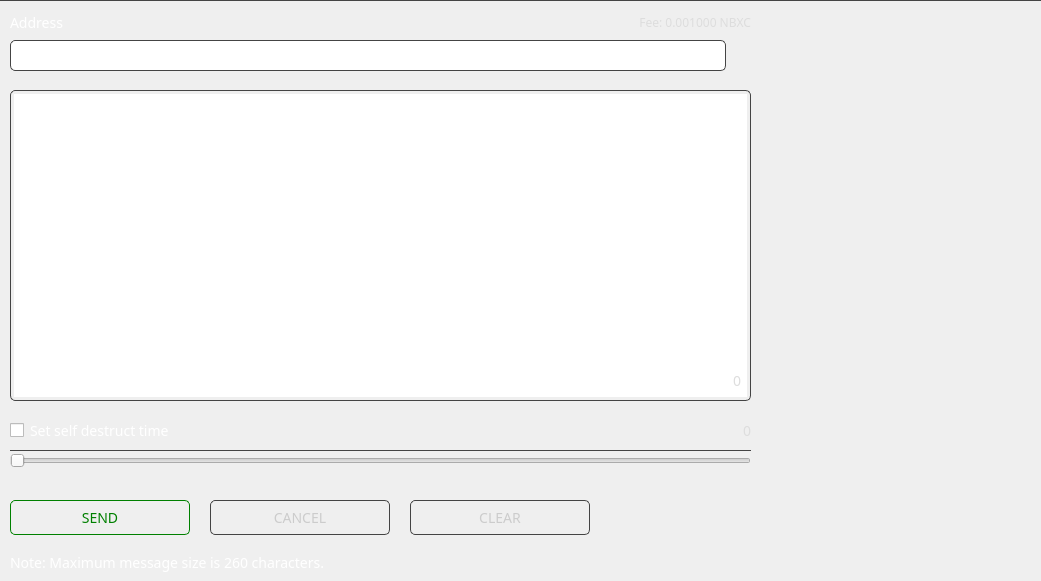
     <widget class="QGroupBox" name="newMessageBox">
      <property name="geometry">
       <rect>
        <x>210</x>
        <y>105</y>
        <width>1041</width>
        <height>581</height>
       </rect>
      </property>
      <property name="styleSheet">
       <string notr="true">border-top: 1px solid #444; font-family: 'Poppins';</string>
      </property>
      <property name="title">
       <string/>
      </property>
      <widget class="QPushButton" name="m_sendMessageButton">
       <property name="geometry">
        <rect>
         <x>10</x>
         <y>500</y>
         <width>180</width>
         <height>35</height>
        </rect>
       </property>
       <property name="minimumSize">
        <size>
         <width>180</width>
         <height>35</height>
        </size>
       </property>
       <property name="maximumSize">
        <size>
         <width>180</width>
         <height>35</height>
        </size>
       </property>
       <property name="font">
        <font>
         <family>Poppins</family>
         <pointsize>-1</pointsize>
        </font>
       </property>
       <property name="styleSheet">
        <string notr="true">QPushButton#m_sendMessageButton {color: green; ; border: 1px solid green; font-size: 14px; border-radius: 5px; font-family: 'Poppins';}

QPushButton#m_sendMessageButton:hover {color:#FFD700; ; border: 1px solid green; font-size: 14px; border-radius: 5px;font-family: 'Poppins';}</string>
       </property>
       <property name="text">
        <string>SEND</string>
       </property>
      </widget>
      <widget class="QLabel" name="m_messageFee">
       <property name="geometry">
        <rect>
         <x>400</x>
         <y>10</y>
         <width>351</width>
         <height>25</height>
        </rect>
       </property>
       <property name="minimumSize">
        <size>
         <width>100</width>
         <height>25</height>
        </size>
       </property>
       <property name="maximumSize">
        <size>
         <width>360</width>
         <height>16777215</height>
        </size>
       </property>
       <property name="font">
        <font>
         <family>Poppins</family>
         <pointsize>-1</pointsize>
        </font>
       </property>
       <property name="styleSheet">
        <string notr="true">color: #ddd; font-size: 12px; font-family: 'Poppins';
border: none;</string>
       </property>
       <property name="text">
        <string notr="true">Fee: 0.001000 NBXC</string>
       </property>
       <property name="alignment">
        <set>Qt::AlignRight|Qt::AlignTrailing|Qt::AlignVCenter</set>
       </property>
      </widget>
      <widget class="QPushButton" name="m_cancelMessageButton">
       <property name="geometry">
        <rect>
         <x>210</x>
         <y>500</y>
         <width>180</width>
         <height>35</height>
        </rect>
       </property>
       <property name="minimumSize">
        <size>
         <width>180</width>
         <height>35</height>
        </size>
       </property>
       <property name="maximumSize">
        <size>
         <width>180</width>
         <height>35</height>
        </size>
       </property>
       <property name="font">
        <font>
         <family>Poppins</family>
         <pointsize>-1</pointsize>
        </font>
       </property>
       <property name="styleSheet">
        <string notr="true">QPushButton#m_cancelMessageButton {color: #ccc; border: 1px solid #444; font-size: 14px; border-radius: 5px;font-family: 'Poppins';}

QPushButton#m_cancelMessageButton:hover {color: #fff; border: 1px solid #444; font-size: 14px; border-radius: 5px; font-family: 'Poppins';}</string>
       </property>
       <property name="text">
        <string>CANCEL</string>
       </property>
      </widget>
      <widget class="QPushButton" name="m_clearMessageButton">
       <property name="geometry">
        <rect>
         <x>410</x>
         <y>500</y>
         <width>180</width>
         <height>35</height>
        </rect>
       </property>
       <property name="minimumSize">
        <size>
         <width>180</width>
         <height>35</height>
        </size>
       </property>
       <property name="maximumSize">
        <size>
         <width>180</width>
         <height>35</height>
        </size>
       </property>
       <property name="font">
        <font>
         <family>Poppins</family>
         <pointsize>-1</pointsize>
        </font>
       </property>
       <property name="cursor">
        <cursorShape>ArrowCursor</cursorShape>
       </property>
       <property name="styleSheet">
        <string notr="true">QPushButton#m_clearMessageButton {color: #ccc; border: 1px solid #444; font-size: 14px; border-radius: 5px;font-family: 'Poppins';}

QPushButton#m_clearMessageButton:hover {color: #fff; border: 1px solid #444; font-size: 14px; border-radius: 5px; font-family: 'Poppins';}</string>
       </property>
       <property name="text">
        <string>CLEAR</string>
       </property>
      </widget>
      <widget class="QLineEdit" name="m_addressMessageEdit">
       <property name="geometry">
        <rect>
         <x>10</x>
         <y>40</y>
         <width>716</width>
         <height>31</height>
        </rect>
       </property>
       <property name="minimumSize">
        <size>
         <width>0</width>
         <height>31</height>
        </size>
       </property>
       <property name="font">
        <font>
         <family>Poppins</family>
         <pointsize>-1</pointsize>
        </font>
       </property>
       <property name="styleSheet">
        <string notr="true">padding: 3px; border: 1px solid #444; border-radius: 5px; font-family: 'Poppins'; font-size: 14px; color: #aaa;</string>
       </property>
       <property name="text">
        <string/>
       </property>
      </widget>
      <widget class="QLabel" name="adressLabel_2">
       <property name="geometry">
        <rect>
         <x>10</x>
         <y>10</y>
         <width>121</width>
         <height>25</height>
        </rect>
       </property>
       <property name="font">
        <font>
         <family>Poppins</family>
         <pointsize>-1</pointsize>
        </font>
       </property>
       <property name="styleSheet">
        <string notr="true">color: #fff; font-size: 14px; font-family: 'Poppins';
border: none;</string>
       </property>
       <property name="text">
        <string>Address</string>
       </property>
      </widget>
      <widget class="QTextEdit" name="m_messageTextEdit">
       <property name="geometry">
        <rect>
         <x>10</x>
         <y>90</y>
         <width>741</width>
         <height>311</height>
        </rect>
       </property>
       <property name="maximumSize">
        <size>
         <width>16777215</width>
         <height>16777215</height>
        </size>
       </property>
       <property name="font">
        <font>
         <family>Poppins</family>
         <pointsize>-1</pointsize>
        </font>
       </property>
       <property name="styleSheet">
        <string notr="true">padding: 3px; border: 1px solid #444; border-radius: 5px; font-family: 'Poppins'; font-size: 14px; color: #aaa;</string>
       </property>
       <property name="html">
        <string notr="true">&lt;!DOCTYPE HTML PUBLIC &quot;-//W3C//DTD HTML 4.0//EN&quot; &quot;http://www.w3.org/TR/REC-html40/strict.dtd&quot;&gt;
&lt;html&gt;&lt;head&gt;&lt;meta name=&quot;qrichtext&quot; content=&quot;1&quot; /&gt;&lt;style type=&quot;text/css&quot;&gt;
p, li { white-space: pre-wrap; }
&lt;/style&gt;&lt;/head&gt;&lt;body style=&quot; font-family:'Poppins'; font-size:14px; font-weight:400; font-style:normal;&quot;&gt;
&lt;p style=&quot;-qt-paragraph-type:empty; margin-top:0px; margin-bottom:0px; margin-left:0px; margin-right:0px; -qt-block-indent:0; text-indent:0px; font-family:'.Helvetica Neue DeskInterface'; font-size:13pt;&quot;&gt;&lt;br /&gt;&lt;/p&gt;&lt;/body&gt;&lt;/html&gt;</string>
       </property>
       <property name="acceptRichText">
        <bool>false</bool>
       </property>
      </widget>
      <widget class="QCheckBox" name="m_ttlCheck">
       <property name="geometry">
        <rect>
         <x>10</x>
         <y>420</y>
         <width>211</width>
         <height>21</height>
        </rect>
       </property>
       <property name="font">
        <font>
         <family>Poppins</family>
         <pointsize>-1</pointsize>
        </font>
       </property>
       <property name="toolTip">
        <string>Do not include message in blockchain</string>
       </property>
       <property name="styleSheet">
        <string notr="true">color: #fff; font-size: 14px; font-family: 'Poppins';
border: none;</string>
       </property>
       <property name="text">
        <string>Set self destruct time</string>
       </property>
      </widget>
      <widget class="QSlider" name="m_ttlSlider">
       <property name="geometry">
        <rect>
         <x>10</x>
         <y>450</y>
         <width>741</width>
         <height>22</height>
        </rect>
       </property>
       <property name="styleSheet">
        <string notr="true">color: white;</string>
       </property>
       <property name="singleStep">
        <number>300</number>
       </property>
       <property name="orientation">
        <enum>Qt::Horizontal</enum>
       </property>
       <property name="tickInterval">
        <number>1</number>
       </property>
      </widget>
      <widget class="QPushButton" name="m_addressBookMessageButton">
       <property name="geometry">
        <rect>
         <x>730</x>
         <y>43</y>
         <width>25</width>
         <height>25</height>
        </rect>
       </property>
       <property name="minimumSize">
        <size>
         <width>25</width>
         <height>25</height>
        </size>
       </property>
       <property name="maximumSize">
        <size>
         <width>260</width>
         <height>35</height>
        </size>
       </property>
       <property name="font">
        <font>
         <family>Poppins</family>
        </font>
       </property>
       <property name="styleSheet">
        <string notr="true">border: none;</string>
       </property>
       <property name="text">
        <string/>
       </property>
       <property name="icon">
        <iconset resource="../../resources.qrc">
         <normaloff>:/icons/address-book</normaloff>:/icons/address-book</iconset>
       </property>
      </widget>
      <widget class="QLabel" name="m_ttlLabel">
       <property name="geometry">
        <rect>
         <x>670</x>
         <y>420</y>
         <width>81</width>
         <height>21</height>
        </rect>
       </property>
       <property name="font">
        <font>
         <family>Poppins</family>
         <pointsize>-1</pointsize>
        </font>
       </property>
       <property name="styleSheet">
        <string notr="true">color: #ddd; font-size: 14px; font-family: 'Poppins';
border: none;</string>
       </property>
       <property name="text">
        <string>0</string>
       </property>
       <property name="alignment">
        <set>Qt::AlignRight|Qt::AlignTrailing|Qt::AlignVCenter</set>
       </property>
      </widget>
      <widget class="QLabel" name="m_messageLength">
       <property name="geometry">
        <rect>
         <x>660</x>
         <y>370</y>
         <width>81</width>
         <height>21</height>
        </rect>
       </property>
       <property name="font">
        <font>
         <family>Poppins</family>
         <pointsize>-1</pointsize>
        </font>
       </property>
       <property name="styleSheet">
        <string notr="true">color: #ddd; font-size: 14px; font-family: 'Poppins';
border: none;</string>
       </property>
       <property name="text">
        <string>0</string>
       </property>
       <property name="alignment">
        <set>Qt::AlignRight|Qt::AlignTrailing|Qt::AlignVCenter</set>
       </property>
      </widget>
      <widget class="QLabel" name="adressLabel_3">
       <property name="geometry">
        <rect>
         <x>10</x>
         <y>550</y>
         <width>341</width>
         <height>25</height>
        </rect>
       </property>
       <property name="font">
        <font>
         <family>Poppins</family>
         <pointsize>-1</pointsize>
        </font>
       </property>
       <property name="styleSheet">
        <string notr="true">color: #fff; font-size: 14px; font-family: 'Poppins';
border: none;</string>
       </property>
       <property name="text">
        <string>Note: Maximum message size is 260 characters.</string>
       </property>
      </widget>
     </widget>
